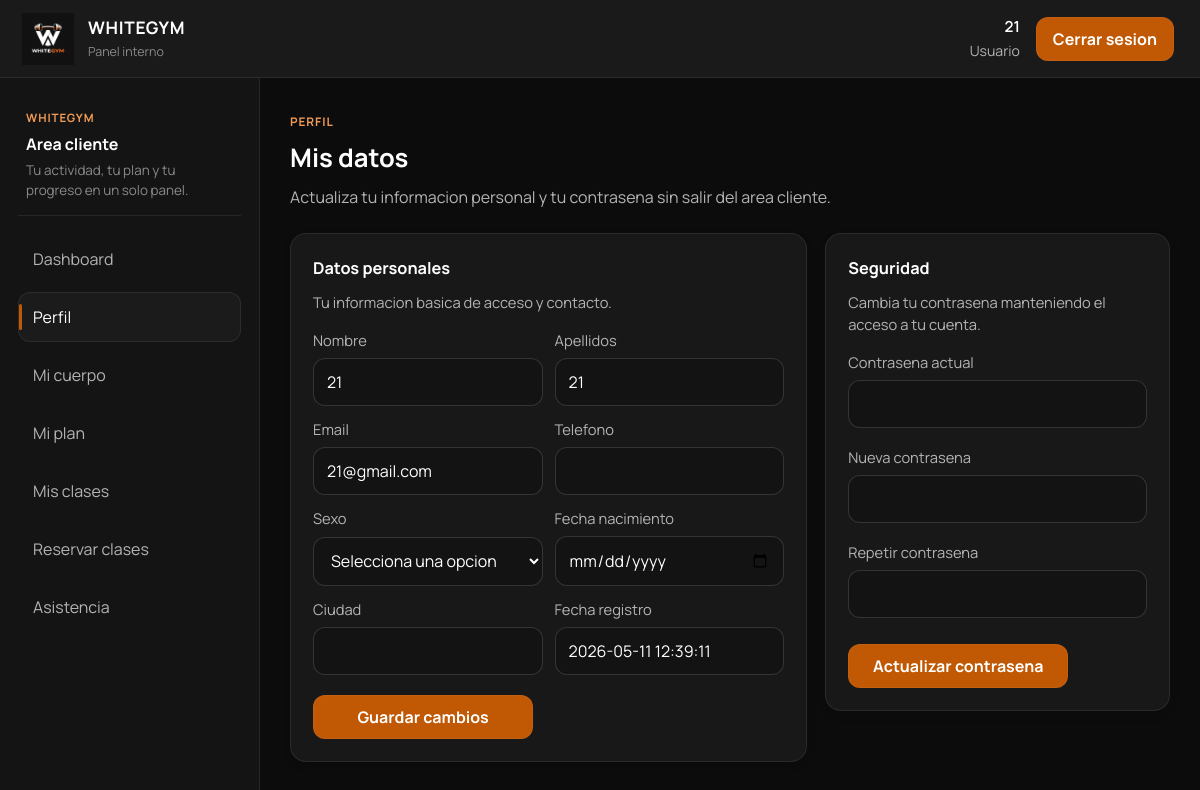
Screenshot of /perfil.php (signed in) with the database file from the repository.
### tables this page shows
CREATE TABLE `usuarios` (
  `id_usuario` int(11) NOT NULL,
  `nombre` varchar(100) NOT NULL,
  `apellidos` varchar(150) NOT NULL,
  `email` varchar(150) NOT NULL,
  `password` varchar(255) NOT NULL,
  `rol` enum('usuario','entrenador','admin') DEFAULT 'usuario',
  `activo` tinyint(1) DEFAULT 1,
  `fecha_creacion` timestamp NOT NULL DEFAULT current_timestamp(),
  `telefono` varchar(20) DEFAULT NULL,
  `fecha_nacimiento` date DEFAULT NULL,
  `sexo` enum('hombre','mujer','otro') DEFAULT NULL,
  `ciudad` varchar(100) DEFAULT NULL,
  `fecha_registro` datetime DEFAULT current_timestamp()
);

### public/perfil.php (the view, shortened to what this page needs)
<?php
require_once __DIR__ . "/../config/conexion.php";
$id_usuario = (int) $_SESSION["id_usuario"];
$perfil = null;
$sqlPerfil = "SELECT nombre, apellidos, email, telefono, sexo, fecha_nacimiento, ciudad, fecha_registro
              FROM usuarios
              WHERE id_usuario = ?
              LIMIT 1";
$stmtPerfil = $conexion->prepare($sqlPerfil);
if ($stmtPerfil) {
    $stmtPerfil->bind_param("i", $id_usuario);
    $stmtPerfil->execute();
    $resultadoPerfil = $stmtPerfil->get_result();
    $perfil = $resultadoPerfil ? $resultadoPerfil->fetch_assoc() : null;
}
?>
<!DOCTYPE html>
<html lang="es">
<head>
    <link rel="stylesheet" href="assets/css/variables.css">
    <link rel="stylesheet" href="assets/css/dashboard.css">
    <link rel="stylesheet" href="assets/css/components.css">
    <link rel="stylesheet" href="assets/css/cliente.css">
</head>
<body>
<?php include __DIR__ . "/includes/topbar.php"; ?>
<div class="dashboard-layout">
    <?php include __DIR__ . "/includes/sidebar_cliente.php"; ?>
    <main class="dashboard-main">
        <div class="page-shell">
            <div class="page-header">
                <div>
                    <span class="eyebrow">Perfil</span>
                    <h2>Mis datos</h2>
                    <p>Actualiza tu informacion personal y tu contrasena sin salir del area cliente.</p>
                </div>
            </div>
            <section class="split-grid profile-grid">
                <article class="card">
                    <div class="panel-header">
                        <div>
                            <h3>Datos personales</h3>
                            <p>Tu informacion basica de acceso y contacto.</p>
                        </div>
                    </div>
                    <form action="../app/controllers/actualizar_perfil.php" method="POST" class="form-grid two-columns">
                        <div class="field">
                            <label for="nombre">Nombre</label>
                            <input type="text" id="nombre" name="nombre" value="<?php echo htmlspecialchars($perfil["nombre"] ?? ""); ?>" required>
                        </div>
                        <div class="field">
                            <label for="apellidos">Apellidos</label>
                            <input type="text" id="apellidos" name="apellidos" value="<?php echo htmlspecialchars($perfil["apellidos"] ?? ""); ?>" required>
                        </div>
                        <div class="field">
                            <label for="email">Email</label>
                            <input type="email" id="email" name="email" value="<?php echo htmlspecialchars($perfil["email"] ?? ""); ?>" required>
                        </div>
                        <div class="field">
                            <label for="telefono">Telefono</label>
                            <input type="text" id="telefono" name="telefono" value="<?php echo htmlspecialchars($perfil["telefono"] ?? ""); ?>">
                        </div>
                        <div class="field">
                            <label for="sexo">Sexo</label>
                            <select id="sexo" name="sexo">
                                <option value="">Selecciona una opcion</option>
                            </select>
                        </div>
                        <div class="field">
                            <label for="fecha_nacimiento">Fecha nacimiento</label>
                            <input type="date" id="fecha_nacimiento" name="fecha_nacimiento" value="<?php echo htmlspecialchars($perfil["fecha_nacimiento"] ?? ""); ?>">
                        </div>
                        <div class="field">
                            <label for="ciudad">Ciudad</label>
                            <input type="text" id="ciudad" name="ciudad" value="<?php echo htmlspecialchars($perfil["ciudad"] ?? ""); ?>">
                        </div>
                        <div class="field">
                            <label for="fecha_registro">Fecha registro</label>
                            <input type="text" id="fecha_registro" value="<?php echo htmlspecialchars($perfil["fecha_registro"] ?? ""); ?>" disabled>
                        </div>
                        <div class="inline-actions profile-actions">
                            <button type="submit" class="btn btn-primary">Guardar cambios</button>
                        </div>
                    </form>
                </article>
                <article class="card">
                    <div class="panel-header">
                        <div>
                            <h3>Seguridad</h3>
                            <p>Cambia tu contrasena manteniendo el acceso a tu cuenta.</p>
                        </div>
                    </div>
                    <form action="../app/controllers/actualizar_password.php" method="POST" class="stack">
                        <div class="field">
                            <label for="password_actual">Contrasena actual</label>
                            <input type="password" id="password_actual" name="password_actual" required>
                        </div>
                        <div class="field">
                            <label for="password_nueva">Nueva contrasena</label>
                            <input type="password" id="password_nueva" name="password_nueva" required>
                        </div>
                        <div class="field">
                            <label for="password_repetida">Repetir contrasena</label>
                            <input type="password" id="password_repetida" name="password_repetida" required>
                        </div>
                        <div class="inline-actions profile-actions">
                            <button type="submit" class="btn btn-primary">Actualizar contrasena</button>
                        </div>
                    </form>
                </article>
            </section>
        </div>
    </main>
</div>
</body>
</html>

### public/assets/css/variables.css (style rules this page uses)
:root { --font-sans: "Manrope", "Segoe UI", Tahoma, Arial, sans-serif; --color-accent: #c05804; --color-accent-hover: #c76719; --color-accent-soft: #f19b57; --color-ok: #56a26d; --color-error: #b45a5a; --bg: #0c0c0c; --sidebar-bg: #141414; --topbar-bg: #1a1a1a; --panel-bg: #181818; --panel-bg-strong: #171717; --panel-head: #202020; --field-bg: #131313; --button-bg: #1f1f1f; --text: #ffffff; --text-muted: #b4b4b4; --text-subtle: #8a8a8a; --line: rgba(255, 255, 255, 0.08); --line-strong: rgba(255, 255, 255, 0.14); --shadow-soft: 0 4px 10px rgba(0, 0, 0, 0.12); --space-xs: 6px; --space-sm: 8px; --space-md: 10px; --space-lg: 12px; --space-xl: 14px; --space-2xl: 18px; --space-3xl: 22px; --space-4xl: 24px; --space-5xl: 30px; --radius-sm: 12px; --radius-md: 16px; --radius-pill: 999px; --sidebar-width: 260px; --topbar-height: 78px; --content-max: 1320px; --transition: 0.16s ease; --z-topbar: 30; --z-modal: 60; }

### public/assets/css/dashboard.css (style rules this page uses)
html { scroll-behavior: smooth; }
body, .dashboard-layout { min-height: 100vh; }
body { background: var(--bg); color: var(--text); font: 400 1rem/1.5 var(--font-sans); }
a, input, select, textarea, button { font: inherit; }
button { cursor: pointer; }
.dashboard-main { min-height: calc(100vh - var(--topbar-height)); margin: var(--topbar-height) 0 0 var(--sidebar-width); padding: var(--space-5xl); }
.page-shell { max-width: var(--content-max); margin: 0 auto; }
.page-header, .panel-header { display: flex; justify-content: space-between; gap: 14px 18px; }
.page-header { align-items: flex-end; margin-bottom: 24px; }
.panel-header { align-items: flex-start; }
.page-header h2 { margin-bottom: 8px; font-size: clamp(1.6rem, 2vw, 2rem); }
.page-header p { max-width: 760px; color: var(--text-muted); }
.split-grid { display: grid; grid-template-columns: minmax(0, 1.2fr) minmax(0, 0.8fr); gap: 18px; margin-bottom: 24px; }
.page-actions, .inline-actions, .table-actions, .quick-links { display: flex; flex-wrap: wrap; gap: 10px; }

### public/assets/css/components.css (style rules this page uses)
﻿ .btn, button, .btn-logout, .badge, .status-pill, .modal-actions, .page-actions, .inline-actions, .table-actions, .quick-links { display: inline-flex; align-items: center; }
.card, .table-wrap, .notice-ok, .notice-error, .empty-state, .list-simple li, .modal { background: var(--panel-bg); }
.eyebrow { display: inline-block; margin-bottom: var(--space-sm); color: var(--color-accent-soft); font-size: 0.74rem; font-weight: 700; letter-spacing: 0.08em; text-transform: uppercase; }
.card { padding: 22px; border: 1px solid var(--line); border-radius: var(--radius-md); box-shadow: var(--shadow-soft); }
.card h3 { margin-bottom: 10px; font-size: 1.02rem; }
.panel-header { margin-bottom: 16px; }
.panel-header p, .field label, .muted, .empty-state, tbody td, .modal-meta { color: var(--text-muted); }
.panel-header p, .field label, .modal-meta { font-size: 0.92rem; }
form.inline, .form-grid, .field, .list-simple, .stack { display: grid; }
form.inline, .form-grid { gap: 12px; }
.form-grid.two-columns { grid-template-columns: repeat(2, minmax(0, 1fr)); }
.field { gap: 7px; }
.stack { gap: 18px; }
input, select, textarea, .btn, button, .btn-logout { min-height: 44px; color: var(--text); transition: border-color var(--transition), background-color var(--transition), box-shadow var(--transition), transform var(--transition), color var(--transition); }
input, select, textarea { width: 100%; padding: 11px 13px; background: var(--field-bg); border: 1px solid var(--line-strong); border-radius: var(--radius-sm); }
input::placeholder, textarea::placeholder { color: #767676; }
.btn, button, .btn-logout { width: auto; justify-content: center; padding: 0 16px; background: var(--button-bg); border: 1px solid var(--line-strong); border-radius: var(--radius-sm); font-weight: 700; }
.btn-primary, button[type="submit"], .btn-logout { background: var(--color-accent); border-color: rgba(199, 103, 25, 0.6); }

### public/assets/css/cliente.css (style rules this page uses)
.profile-grid { align-items: start; }
.profile-actions { margin-top: 8px; }
.profile-actions .btn { min-width: 220px; }

### rows the page displays
usuarios: nombre "21", apellidos "21", email "21@gmail.com", fecha_registro "2026-05-11 12:39:11"

### other values shown
$nombre_usuario "21"
$rol_usuario "Usuario"
